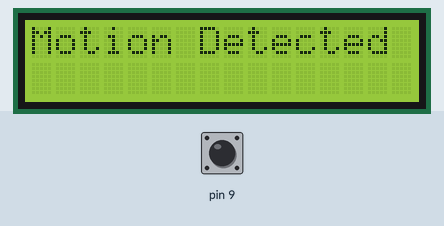
A sketch run on a simulated Arduino Uno, built with avr-gcc and run on an emulated ATmega328P. Parts: 16×2 character LCD. The inputs (shaded band) are chosen by the test bench; at power-on: pin 9 HIGH. What the sketch prints to the serial monitor is not drawn.

Above: at 1.2 s.
1.3 s: pin 9 pulled LOW for 0.6 s
At 1.74 s:
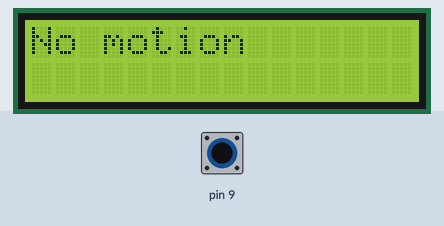
3.4 s: pin 9 pulled LOW for 3.2 s
8.1 s: pin 9 pulsed LOW 5 times (0.12 s each, 0.3 s apart)
Timing chart, 0 to 11.1 s (numbered marks = the images above; inputs shaded):
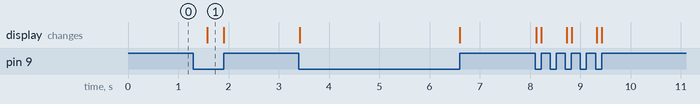

Measured:
- after the input at 1.3 s, the display: changes after 0.28 s (image 1)

The sketch:

pir.ino.ino
```cpp
#include <LiquidCrystal.h>

uint8_t readPIR = 0;
uint8_t nomotionflag = 0;
const int RS = 2, EN = 3, D4 = 4, D5 = 5, D6 = 6, D7 = 7;

LiquidCrystal lcd(RS,EN,D4,D5,D6,D7);

void setup() {
  lcd.begin(16,2);
  pinMode(9, INPUT);
  digitalWrite(9, HIGH);
  Serial.begin(9600);
}

void loop() {
  readPIR = digitalRead(9);

  if (readPIR == 1){
    nomotionflag = 0;
    lcd.home();
    lcd.print("Motion Detected");
    Serial.print("Motion Detected");
    delay(500);
  }

  else{
    if (nomotionflag == 0){
      lcd.clear();
      lcd.print("No motion");
      Serial.print("No motion");
      nomotionflag = 1;
    }

  }

}
```
